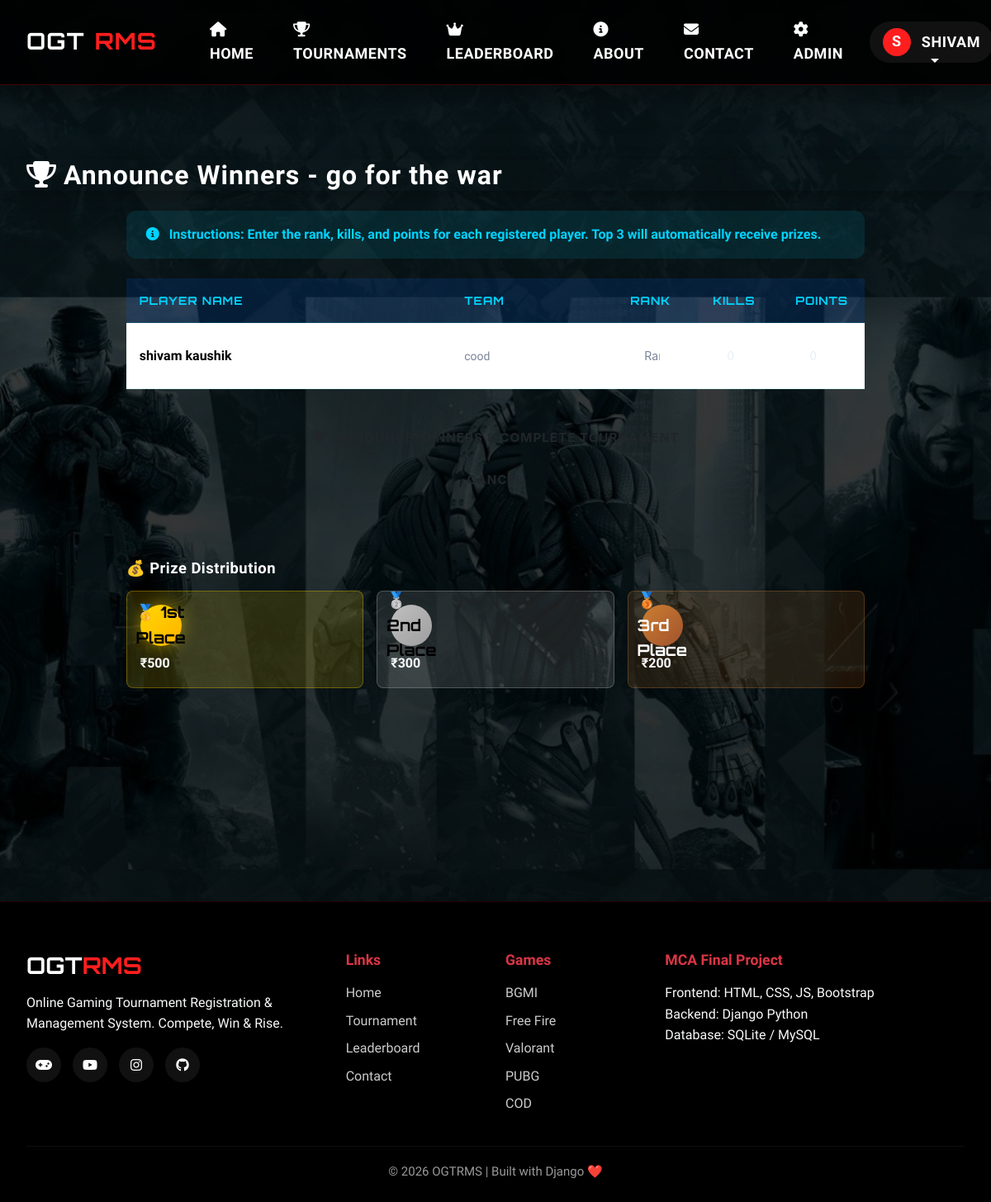
Page /admin-panel/tournaments/4/winners/ (signed in) on the committed database.
### core/models.py (models this page shows, shortened)
class Tournament(models.Model):
    game = models.ForeignKey(Game, on_delete=models.CASCADE, related_name='tournaments')
    title = models.CharField(max_length=200)
    description = models.TextField()
    tournament_type = models.CharField(max_length=10, choices=TOURNAMENT_TYPE, default='SQUAD')
    status = models.CharField(max_length=15, choices=TOURNAMENT_STATUS, default='UPCOMING')
    entry_fee = models.DecimalField(max_digits=10, decimal_places=2, default=0)
    prize_pool = models.DecimalField(max_digits=12, decimal_places=2, default=0)
    first_prize = models.DecimalField(max_digits=10, decimal_places=2, default=0)
    second_prize = models.DecimalField(max_digits=10, decimal_places=2, default=0)
    third_prize = models.DecimalField(max_digits=10, decimal_places=2, default=0)
    total_slots = models.IntegerField(default=100)
    registered_slots = models.IntegerField(default=0)
    start_date = models.DateTimeField()
    end_date = models.DateTimeField()
    registration_deadline = models.DateTimeField()
    room_id = models.CharField(max_length=50, blank=True)
    room_password = models.CharField(max_length=50, blank=True)
    rules = models.TextField(blank=True)
    map_name = models.CharField(max_length=100, blank=True)
    is_featured = models.BooleanField(default=False)
    upi_id = models.CharField(max_length=100, default='ogtrms@upi')
    banner_image = models.ImageField(upload_to='tournament_banners/', blank=True, null=True)
    created_at = models.DateTimeField(auto_now_add=True)
    updated_at = models.DateTimeField(auto_now=True)
    class Meta:
        verbose_name = "Tournament"
        verbose_name_plural = "Tournaments"
        ordering = ['-created_at']

class Registration(models.Model):
    user = models.ForeignKey(User, on_delete=models.CASCADE, related_name='registrations')
    tournament = models.ForeignKey(Tournament, on_delete=models.CASCADE, related_name='registrations')
    full_name = models.CharField(max_length=200)
    email = models.EmailField()
    mobile = models.CharField(max_length=15)
    ingame_uid = models.CharField(max_length=100)
    ingame_name = models.CharField(max_length=100)
    team_name = models.CharField(max_length=100, blank=True)
    team_members = models.TextField(blank=True)
    payment_screenshot = models.ImageField(upload_to='payments/', blank=True, null=True)
    payment_reference = models.CharField(max_length=100, blank=True)
    payment_status = models.CharField(max_length=10, choices=PAYMENT_STATUS, default='PENDING')
    registration_status = models.CharField(max_length=15, choices=REGISTRATION_STATUS, default='PENDING')
    registration_number = models.CharField(max_length=20, unique=True, blank=True)
    admin_notes = models.TextField(blank=True)
    registered_at = models.DateTimeField(auto_now_add=True)
    updated_at = models.DateTimeField(auto_now=True)
    approved_at = models.DateTimeField(null=True, blank=True)
    class Meta:
        verbose_name = "Registration"
        verbose_name_plural = "Registrations"
        ordering = ['-registered_at']
        unique_together = ['user', 'tournament']

### core/views.py (the view, shortened to what this page needs)
# urls.py: path('admin-panel/tournaments/<int:tournament_pk>/winners/', views.admin_announce_winner, name='admin_announce_winner'),
@user_passes_test(is_admin, login_url='/auth/login/')
def admin_announce_winner(request, tournament_pk):
    tournament = get_object_or_404(Tournament, pk=tournament_pk)
    registrations = Registration.objects.filter(
        tournament=tournament, registration_status='APPROVED'
    )
    return render(request, 'core/admin/announce_winner.html', {
        'tournament': tournament, 'registrations': registrations
    })

### core/context_processors.py (called while the page is built)
def site_context(request):
    context = {
        'site_name': 'OGTRMS',
        'site_tagline': 'Online Gaming Tournament Registration & Management System',
    }
    if request.user.is_authenticated:
        unread_count = Notification.objects.filter(
            Q(user=request.user) | Q(is_global=True),
            is_read=False
        ).count()
        context['unread_notifications'] = unread_count
    live_count = Tournament.objects.filter(status='LIVE').count()
    context['live_tournament_count'] = live_count
    return context

### core/views.py (called while the page is built)
def is_admin(user):
    return user.is_authenticated and user.is_staff

### core/templates/core/admin/announce_winner.html (shortened to what this page needs)
{% extends 'core/base.html' %}
{% load static %}
{% block content %}
<section class="admin-header">
    <div class="container">
        <h1 class="page-banner-title mb-0"><i class="fas fa-trophy me-2"></i>Announce Winners - {{ tournament.title }}</h1>
    </div>
</section>
<section class="section-padding">
    <div class="container">
        <div class="row justify-content-center">
            <div class="col-lg-10">
                <div class="card-gaming p-4 mb-4">
                    <div class="alert alert-info alert-gaming mb-4">
                        <i class="fas fa-info-circle me-2"></i>
                        <strong>Instructions:</strong> Enter the rank, kills, and points for each registered player.
                        Top 3 will automatically receive prizes.
                    </div>
                    <form method="POST" class="needs-validation" novalidate>
                        <div class="table-responsive">
                            <table class="table table-gaming">
                                <thead>
                                    <tr>
                                        <th>Player Name</th>
                                        <th>Team</th>
                                        <th style="width:100px;">Rank</th>
                                        <th style="width:100px;">Kills</th>
                                        <th style="width:100px;">Points</th>
                                    </tr>
                                </thead>
                                <tbody>
                                    {% for registration in registrations %}
                                    <tr>
                                        <td class="fw-bold">{{ registration.full_name }}</td>
                                        <td class="text-muted small">{{ registration.team_name|default:"Solo" }}</td>
                                        <td>
                                            <input type="number" name="rank_{{ registration.pk }}" class="form-control form-control-sm" placeholder="Rank" required>
                                        </td>
                                        <td>
                                            <input type="number" name="kills_{{ registration.pk }}" class="form-control form-control-sm" placeholder="Kills" value="0">
                                        </td>
                                        <td>
                                            <input type="number" name="points_{{ registration.pk }}" class="form-control form-control-sm" placeholder="Points" value="0" required>
                                        </td>
                                    </tr>
                                    {% endfor %}
                                </tbody>
                            </table>
                        </div>
                        <div class="mt-4 d-grid gap-2">
                            <button type="submit" class="btn btn-success-neon py-2 fw-bold">
                                <i class="fas fa-trophy me-2"></i>Announce Winners & Complete Tournament
                            </button>
                            <a href="{% url 'admin_tournaments' %}" class="btn btn-outline-neon">Cancel</a>
                        </div>
                    </form>
                </div>
                <div class="card-gaming p-4">
                    <h4 class="mb-3">💰 Prize Distribution</h4>
                    <div class="row g-3">
                        <div class="col-md-4">
                            <div class="p-3 rounded-3" style="background:rgba(255,215,0,0.15);border:1px solid rgba(255,215,0,0.3);">
                                <div class="rank-badge rank-1 mb-2">🥇 1st Place</div>
                                <div class="text-neon-yellow fw-bold">₹{{ tournament.first_prize|floatformat:0 }}</div>
                            </div>
                        </div>
                        <div class="col-md-4">
                            <div class="p-3 rounded-3" style="background:rgba(192,192,192,0.15);border:1px solid rgba(192,192,192,0.3);">
                                <div class="rank-badge rank-2 mb-2">🥈 2nd Place</div>
                                <div class="text-light fw-bold">₹{{ tournament.second_prize|floatformat:0 }}</div>
                            </div>
                        </div>
                        <div class="col-md-4">
                            <div class="p-3 rounded-3" style="background:rgba(205,127,50,0.15);border:1px solid rgba(205,127,50,0.3);">
                                <div class="rank-badge rank-3 mb-2">🥉 3rd Place</div>
                                <div class="text-light fw-bold">₹{{ tournament.third_prize|floatformat:0 }}</div>
                            </div>
                        </div>
                    </div>
                </div>
            </div>
        </div>
    </div>
</section>
{% endblock %}

### core/templates/core/base.html (shortened to what this page needs)
{% load static %}
<!DOCTYPE html>
<html lang="en">
<head>
<link href="https://cdn.jsdelivr.net/npm/bootstrap@5.3.2/dist/css/bootstrap.min.css" rel="stylesheet">
<link rel="stylesheet" href="https://cdnjs.cloudflare.com/ajax/libs/font-awesome/6.5.0/css/all.min.css">
<link rel="stylesheet" href="{% static 'css/main.css' %}">
</head>
<body>
<nav class="navbar navbar-expand-lg navbar-dark fixed-top">
<div class="container">
<a class="navbar-brand" href="{% url 'home' %}">
OGT<span class="brand-red">RMS</span>
</a>
<div class="collapse navbar-collapse" id="navMenu">
<ul class="navbar-nav me-auto ms-4">
<li class="nav-item">
<a class="nav-link" href="{% url 'home' %}">
<i class="fas fa-home me-1"></i> Home
</a>
</li>
<li class="nav-item">
<a class="nav-link" href="{% url 'tournaments_list' %}">
<i class="fas fa-trophy me-1"></i> Tournaments
</a>
</li>
<li class="nav-item">
<a class="nav-link" href="{% url 'leaderboard' %}">
<i class="fas fa-crown me-1"></i> Leaderboard
</a>
</li>
<li class="nav-item">
<a class="nav-link" href="{% url 'about' %}">
<i class="fas fa-info-circle me-1"></i> About
</a>
</li>
<li class="nav-item">
<a class="nav-link" href="{% url 'contact' %}">
<i class="fas fa-envelope me-1"></i> Contact
</a>
</li>
{% if user.is_staff %}
<li class="nav-item">
<a class="nav-link text-danger" href="{% url 'admin_dashboard' %}">
<i class="fas fa-cog me-1"></i> Admin
</a>
</li>
{% endif %}
</ul>
<ul class="navbar-nav align-items-center">
{% if user.is_authenticated %}
<li class="nav-item dropdown">
<a class="nav-link dropdown-toggle user-box" href="#" data-bs-toggle="dropdown">
<span class="avatar">
{{ user.username|first|upper }}
</span>
{{ user.username }}
</a>
</li>
{% endif %}
</ul>
</div>
</div>
</nav>
<main>
{% block content %}{% endblock %}
</main>
<footer>
<div class="container">
<div class="row g-4">
<div class="col-lg-4">
<h3 class="footer-title">
OGT<span class="brand-red">RMS</span>
</h3>
<p class="text-light">
Online Gaming Tournament Registration & Management System.
Compete, Win & Rise.
</p>
<div class="social mt-3">
<a href="https://www.oneplay.in/dashboard/home" target="_blank">
<i class="fas fa-gamepad"></i>
</a>
<a href="https://youtube.com/@nonstopgaming_" target="_blank">
<i class="fab fa-youtube"></i>
</a>
<a href="https://www.instagram.com/raistarff" target="_blank">
<i class="fab fa-instagram"></i>
</a>
<a href="https://github.com/shivamkaushik180-stack" target="_blank">
<i class="fab fa-github"></i>
</a>
</div>
</div>
<div class="col-lg-2 col-6">
<h5 class="mb-3 text-danger">Links</h5>
<div class="footer-links">
<a href="{% url 'home' %}">Home</a>
<a href="{% url 'tournaments_list' %}">Tournament</a>
<a href="{% url 'leaderboard' %}">Leaderboard</a>
<a href="{% url 'contact' %}">Contact</a>
</div>
</div>
<div class="col-lg-2 col-6">
<h5 class="mb-3 text-danger">Games</h5>
<div class="footer-links">
<a href="#">BGMI</a>
<a href="#">Free Fire</a>
<a href="#">Valorant</a>
<a href="#">PUBG</a>
<a href="#">COD</a>
</div>
</div>
<div class="col-lg-4">
<h5 class="mb-3 text-danger">MCA Final Project</h5>
<p class="text-light">
Frontend: HTML, CSS, JS, Bootstrap<br>
Backend: Django Python<br>
Database: SQLite / MySQL
</p>
</div>
</div>
<div class="copy text-center">
© 2026 OGTRMS | Built with Django ❤️
</div>
</div>
</footer>
</body>
</html>

### rows in the picture
Tournament: title "go for the war", first_prize "500", second_prize "300", third_prize "200"
Registration: full_name "shivam kaushik", team_name "cood"

### other values in the picture
{{ user.username|first|upper }} "S"
{{ user.username }} "SHIVAM"
